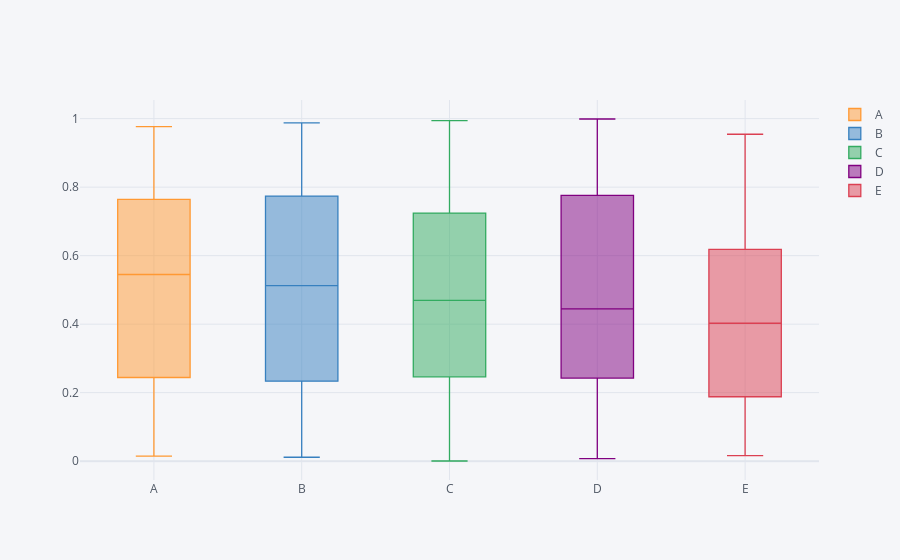

Notebook code cell kept with this figure:
### Code cell
# select the plot category 
main(cat)
